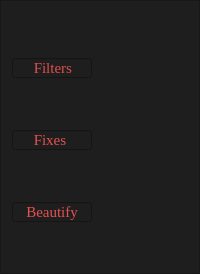
     <widget class="QFrame" name="frame">
      <property name="sizePolicy">
       <sizepolicy hsizetype="Fixed" vsizetype="Preferred">
        <horstretch>0</horstretch>
        <verstretch>0</verstretch>
       </sizepolicy>
      </property>
      <property name="autoFillBackground">
       <bool>false</bool>
      </property>
      <property name="styleSheet">
       <string notr="true">QFrame{ background-color:rgb(30, 30, 30); }

</string>
      </property>
      <property name="frameShape">
       <enum>QFrame::StyledPanel</enum>
      </property>
      <property name="frameShadow">
       <enum>QFrame::Raised</enum>
      </property>
      <layout class="QVBoxLayout" name="verticalLayout">
       <item>
        <widget class="QPushButton" name="beautify">
         <property name="sizePolicy">
          <sizepolicy hsizetype="Preferred" vsizetype="Preferred">
           <horstretch>0</horstretch>
           <verstretch>0</verstretch>
          </sizepolicy>
         </property>
         <property name="minimumSize">
          <size>
           <width>40</width>
           <height>40</height>
          </size>
         </property>
         <property name="autoFillBackground">
          <bool>false</bool>
         </property>
         <property name="styleSheet">
          <string notr="true">background-color : trasnparent ;
background : none ;
border : none;
background-repeat : none</string>
         </property>
         <property name="text">
          <string/>
         </property>
         <property name="icon">
          <iconset>
           <normaloff>audio copy.png</normaloff>audio copy.png</iconset>
         </property>
         <property name="iconSize">
          <size>
           <width>40</width>
           <height>40</height>
          </size>
         </property>
         <property name="autoRepeatDelay">
          <number>0</number>
         </property>
         <property name="autoRepeatInterval">
          <number>0</number>
         </property>
        </widget>
       </item>
       <item>
        <widget class="QLineEdit" name="filtertext">
         <property name="minimumSize">
          <size>
           <width>80</width>
           <height>20</height>
          </size>
         </property>
         <property name="maximumSize">
          <size>
           <width>40</width>
           <height>20</height>
          </size>
         </property>
         <property name="palette">
          <palette>
           <active>
            <colorrole role="Button">
             <brush brushstyle="SolidPattern">
              <color alpha="255">
               <red>30</red>
               <green>30</green>
               <blue>30</blue>
              </color>
             </brush>
            </colorrole>
            <colorrole role="Text">
             <brush brushstyle="SolidPattern">
              <color alpha="255">
               <red>222</red>
               <green>78</green>
               <blue>78</blue>
              </color>
             </brush>
            </colorrole>
            <colorrole role="Base">
             <brush brushstyle="SolidPattern">
              <color alpha="255">
               <red>30</red>
               <green>30</green>
               <blue>30</blue>
              </color>
             </brush>
            </colorrole>
            <colorrole role="Window">
             <brush brushstyle="SolidPattern">
              <color alpha="255">
               <red>30</red>
               <green>30</green>
               <blue>30</blue>
              </color>
             </brush>
            </colorrole>
            <colorrole role="PlaceholderText">
             <brush brushstyle="SolidPattern">
              <color alpha="128">
               <red>222</red>
               <green>78</green>
               <blue>78</blue>
              </color>
             </brush>
            </colorrole>
           </active>
           <inactive>
            <colorrole role="Button">
             <brush brushstyle="SolidPattern">
              <color alpha="255">
               <red>30</red>
               <green>30</green>
               <blue>30</blue>
              </color>
             </brush>
            </colorrole>
            <colorrole role="Text">
             <brush brushstyle="SolidPattern">
              <color alpha="255">
               <red>222</red>
               <green>78</green>
               <blue>78</blue>
              </color>
             </brush>
            </colorrole>
            <colorrole role="Base">
             <brush brushstyle="SolidPattern">
              <color alpha="255">
               <red>30</red>
               <green>30</green>
               <blue>30</blue>
              </color>
             </brush>
            </colorrole>
            <colorrole role="Window">
             <brush brushstyle="SolidPattern">
              <color alpha="255">
               <red>30</red>
               <green>30</green>
               <blue>30</blue>
              </color>
             </brush>
            </colorrole>
            <colorrole role="PlaceholderText">
             <brush brushstyle="SolidPattern">
              <color alpha="128">
               <red>222</red>
               <green>78</green>
               <blue>78</blue>
              </color>
             </brush>
            </colorrole>
           </inactive>
           <disabled>
            <colorrole role="Button">
             <brush brushstyle="SolidPattern">
              <color alpha="255">
               <red>30</red>
               <green>30</green>
               <blue>30</blue>
              </color>
             </brush>
            </colorrole>
            <colorrole role="Text">
             <brush brushstyle="SolidPattern">
              <color alpha="255">
               <red>120</red>
               <green>120</green>
               <blue>120</blue>
              </color>
             </brush>
            </colorrole>
            <colorrole role="Base">
             <brush brushstyle="SolidPattern">
              <color alpha="255">
               <red>30</red>
               <green>30</green>
               <blue>30</blue>
              </color>
             </brush>
            </colorrole>
            <colorrole role="Window">
             <brush brushstyle="SolidPattern">
              <color alpha="255">
               <red>30</red>
               <green>30</green>
               <blue>30</blue>
              </color>
             </brush>
            </colorrole>
            <colorrole role="PlaceholderText">
             <brush brushstyle="SolidPattern">
              <color alpha="128">
               <red>0</red>
               <green>0</green>
               <blue>0</blue>
              </color>
             </brush>
            </colorrole>
           </disabled>
          </palette>
         </property>
         <property name="font">
          <font>
           <family>Times New Roman</family>
           <pointsize>11</pointsize>
          </font>
         </property>
         <property name="autoFillBackground">
          <bool>false</bool>
         </property>
         <property name="styleSheet">
          <string notr="true">QLineEdit{ background-color:rgb(30, 30, 30); }</string>
         </property>
         <property name="text">
          <string>     Filters</string>
         </property>
         <property name="cursorPosition">
          <number>12</number>
         </property>
         <property name="dragEnabled">
          <bool>false</bool>
         </property>
         <property name="readOnly">
          <bool>true</bool>
         </property>
        </widget>
       </item>
       <item>
        <widget class="QPushButton" name="fix">
         <property name="sizePolicy">
          <sizepolicy hsizetype="Preferred" vsizetype="Preferred">
           <horstretch>0</horstretch>
           <verstretch>0</verstretch>
          </sizepolicy>
         </property>
         <property name="minimumSize">
          <size>
           <width>40</width>
           <height>40</height>
          </size>
         </property>
         <property name="styleSheet">
          <string notr="true">background-color : trasnparent ;
background : none ;
border : none;
background-repeat : none</string>
         </property>
         <property name="text">
          <string/>
         </property>
         <property name="icon">
          <iconset>
           <normaloff>Crop-2-icon copy.png</normaloff>Crop-2-icon copy.png</iconset>
         </property>
         <property name="iconSize">
          <size>
           <width>40</width>
           <height>40</height>
          </size>
         </property>
        </widget>
       </item>
       <item>
        <widget class="QLineEdit" name="fixtext">
         <property name="minimumSize">
          <size>
           <width>80</width>
           <height>20</height>
          </size>
         </property>
         <property name="maximumSize">
          <size>
           <width>40</width>
           <height>20</height>
          </size>
         </property>
         <property name="palette">
          <palette>
           <active>
            <colorrole role="Button">
             <brush brushstyle="SolidPattern">
              <color alpha="255">
               <red>30</red>
               <green>30</green>
               <blue>30</blue>
              </color>
             </brush>
            </colorrole>
            <colorrole role="Text">
             <brush brushstyle="SolidPattern">
              <color alpha="255">
               <red>230</red>
               <green>80</green>
               <blue>80</blue>
              </color>
             </brush>
            </colorrole>
            <colorrole role="Base">
             <brush brushstyle="SolidPattern">
              <color alpha="255">
               <red>30</red>
               <green>30</green>
               <blue>30</blue>
              </color>
             </brush>
            </colorrole>
            <colorrole role="Window">
             <brush brushstyle="SolidPattern">
              <color alpha="255">
               <red>30</red>
               <green>30</green>
               <blue>30</blue>
              </color>
             </brush>
            </colorrole>
            <colorrole role="PlaceholderText">
             <brush brushstyle="SolidPattern">
              <color alpha="128">
               <red>255</red>
               <green>255</green>
               <blue>255</blue>
              </color>
             </brush>
            </colorrole>
           </active>
           <inactive>
            <colorrole role="Button">
             <brush brushstyle="SolidPattern">
              <color alpha="255">
               <red>30</red>
               <green>30</green>
               <blue>30</blue>
              </color>
             </brush>
            </colorrole>
            <colorrole role="Text">
             <brush brushstyle="SolidPattern">
              <color alpha="255">
               <red>230</red>
               <green>80</green>
               <blue>80</blue>
              </color>
             </brush>
            </colorrole>
            <colorrole role="Base">
             <brush brushstyle="SolidPattern">
              <color alpha="255">
               <red>30</red>
               <green>30</green>
               <blue>30</blue>
              </color>
             </brush>
            </colorrole>
            <colorrole role="Window">
             <brush brushstyle="SolidPattern">
              <color alpha="255">
               <red>30</red>
               <green>30</green>
               <blue>30</blue>
              </color>
             </brush>
            </colorrole>
            <colorrole role="PlaceholderText">
             <brush brushstyle="SolidPattern">
              <color alpha="128">
               <red>255</red>
               <green>255</green>
               <blue>255</blue>
              </color>
             </brush>
            </colorrole>
           </inactive>
           <disabled>
            <colorrole role="Button">
             <brush brushstyle="SolidPattern">
              <color alpha="255">
               <red>30</red>
               <green>30</green>
               <blue>30</blue>
              </color>
             </brush>
            </colorrole>
            <colorrole role="Text">
             <brush brushstyle="SolidPattern">
              <color alpha="255">
               <red>120</red>
               <green>120</green>
               <blue>120</blue>
              </color>
             </brush>
            </colorrole>
            <colorrole role="Base">
             <brush brushstyle="SolidPattern">
              <color alpha="255">
               <red>30</red>
               <green>30</green>
               <blue>30</blue>
              </color>
             </brush>
            </colorrole>
            <colorrole role="Window">
             <brush brushstyle="SolidPattern">
              <color alpha="255">
               <red>30</red>
               <green>30</green>
               <blue>30</blue>
              </color>
             </brush>
            </colorrole>
            <colorrole role="PlaceholderText">
             <brush brushstyle="SolidPattern">
              <color alpha="128">
               <red>0</red>
               <green>0</green>
               <blue>0</blue>
              </color>
             </brush>
            </colorrole>
           </disabled>
          </palette>
         </property>
         <property name="font">
          <font>
           <family>Times New Roman</family>
           <pointsize>11</pointsize>
          </font>
         </property>
         <property name="styleSheet">
          <string notr="true">QLineEdit{ background-color:rgb(30, 30, 30); }</string>
         </property>
         <property name="text">
          <string>     Fixes</string>
         </property>
         <property name="dragEnabled">
          <bool>false</bool>
         </property>
         <property name="readOnly">
          <bool>true</bool>
         </property>
        </widget>
       </item>
       <item>
        <widget class="QPushButton" name="filter">
         <property name="sizePolicy">
          <sizepolicy hsizetype="Preferred" vsizetype="Preferred">
           <horstretch>0</horstretch>
           <verstretch>0</verstretch>
          </sizepolicy>
         </property>
         <property name="minimumSize">
          <size>
           <width>40</width>
           <height>40</height>
          </size>
         </property>
         <property name="styleSheet">
          <string notr="true">background-color : trasnparent ;
background : none ;
border : none;
background-repeat : none</string>
         </property>
         <property name="text">
          <string/>
         </property>
         <property name="icon">
          <iconset>
           <normaloff>135-512.png</normaloff>
           <activeoff>135-512.png</activeoff>135-512.png</iconset>
         </property>
         <property name="iconSize">
          <size>
           <width>40</width>
           <height>40</height>
          </size>
         </property>
        </widget>
       </item>
       <item>
        <widget class="QLineEdit" name="beautifytext">
         <property name="minimumSize">
          <size>
           <width>80</width>
           <height>20</height>
          </size>
         </property>
         <property name="maximumSize">
          <size>
           <width>40</width>
           <height>20</height>
          </size>
         </property>
         <property name="palette">
          <palette>
           <active>
            <colorrole role="Button">
             <brush brushstyle="SolidPattern">
              <color alpha="255">
               <red>30</red>
               <green>30</green>
               <blue>30</blue>
              </color>
             </brush>
            </colorrole>
            <colorrole role="Text">
             <brush brushstyle="SolidPattern">
              <color alpha="255">
               <red>230</red>
               <green>80</green>
               <blue>80</blue>
              </color>
             </brush>
            </colorrole>
            <colorrole role="Base">
             <brush brushstyle="SolidPattern">
              <color alpha="255">
               <red>30</red>
               <green>30</green>
               <blue>30</blue>
              </color>
             </brush>
            </colorrole>
            <colorrole role="Window">
             <brush brushstyle="SolidPattern">
              <color alpha="255">
               <red>30</red>
               <green>30</green>
               <blue>30</blue>
              </color>
             </brush>
            </colorrole>
            <colorrole role="PlaceholderText">
             <brush brushstyle="SolidPattern">
              <color alpha="128">
               <red>255</red>
               <green>255</green>
               <blue>255</blue>
              </color>
             </brush>
            </colorrole>
           </active>
           <inactive>
            <colorrole role="Button">
             <brush brushstyle="SolidPattern">
              <color alpha="255">
               <red>30</red>
               <green>30</green>
               <blue>30</blue>
              </color>
             </brush>
            </colorrole>
            <colorrole role="Text">
             <brush brushstyle="SolidPattern">
              <color alpha="255">
               <red>230</red>
               <green>80</green>
               <blue>80</blue>
              </color>
             </brush>
            </colorrole>
            <colorrole role="Base">
             <brush brushstyle="SolidPattern">
              <color alpha="255">
               <red>30</red>
               <green>30</green>
               <blue>30</blue>
              </color>
             </brush>
            </colorrole>
            <colorrole role="Window">
             <brush brushstyle="SolidPattern">
              <color alpha="255">
               <red>30</red>
               <green>30</green>
               <blue>30</blue>
              </color>
             </brush>
            </colorrole>
            <colorrole role="PlaceholderText">
             <brush brushstyle="SolidPattern">
              <color alpha="128">
               <red>255</red>
               <green>255</green>
               <blue>255</blue>
              </color>
             </brush>
            </colorrole>
           </inactive>
           <disabled>
            <colorrole role="Button">
             <brush brushstyle="SolidPattern">
              <color alpha="255">
               <red>30</red>
               <green>30</green>
               <blue>30</blue>
              </color>
             </brush>
            </colorrole>
            <colorrole role="Text">
             <brush brushstyle="SolidPattern">
              <color alpha="255">
               <red>120</red>
               <green>120</green>
               <blue>120</blue>
              </color>
             </brush>
            </colorrole>
            <colorrole role="Base">
             <brush brushstyle="SolidPattern">
              <color alpha="255">
               <red>30</red>
               <green>30</green>
               <blue>30</blue>
              </color>
             </brush>
            </colorrole>
            <colorrole role="Window">
             <brush brushstyle="SolidPattern">
              <color alpha="255">
               <red>30</red>
               <green>30</green>
               <blue>30</blue>
              </color>
             </brush>
            </colorrole>
            <colorrole role="PlaceholderText">
             <brush brushstyle="SolidPattern">
              <color alpha="128">
               <red>0</red>
               <green>0</green>
               <blue>0</blue>
              </color>
             </brush>
            </colorrole>
           </disabled>
          </palette>
         </property>
         <property name="font">
          <font>
           <family>Times New Roman</family>
           <pointsize>11</pointsize>
          </font>
         </property>
         <property name="layoutDirection">
          <enum>Qt::LeftToRight</enum>
         </property>
         <property name="styleSheet">
          <string>QLineEdit{ background-color:rgb(30, 30, 30); }</string>
         </property>
         <property name="text">
          <string>   Beautify</string>
         </property>
         <property name="dragEnabled">
          <bool>false</bool>
         </property>
         <property name="readOnly">
          <bool>true</bool>
         </property>
        </widget>
       </item>
       <item>
        <spacer name="verticalSpacer">
         <property name="orientation">
          <enum>Qt::Vertical</enum>
         </property>
         <property name="sizeHint" stdset="0">
          <size>
           <width>20</width>
           <height>40</height>
          </size>
         </property>
        </spacer>
       </item>
      </layout>
     </widget>
